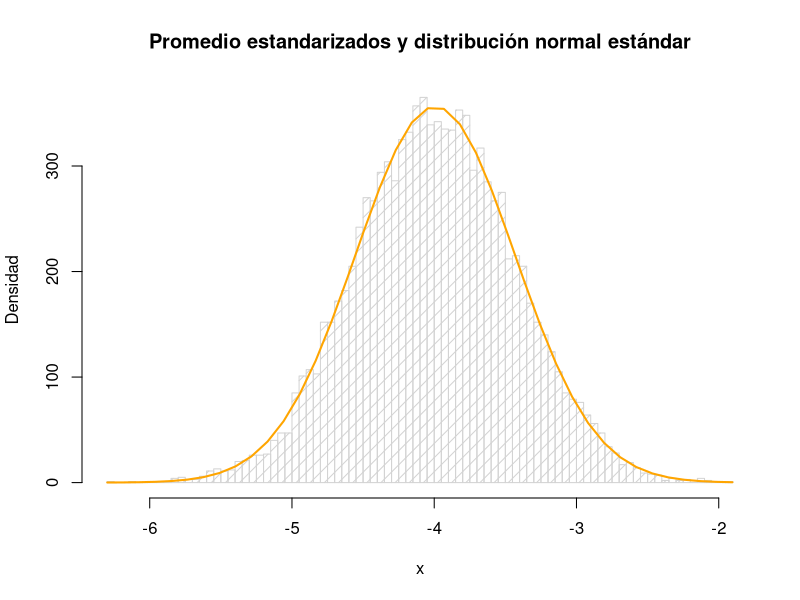

Source code (R): (Note: this script raises an error after producing the figure.)
v = (1:10^4)


for(i in 1:10^4){
  z=rnorm(50, mean=-4, sd=4)
  z2 <- mean(z)
  v[i] <- z2
  
}


# Presentamos en un histograma los valores obtenidos
h <- hist(v, breaks = 100, density = 10,
          ylab = "Densidad", xlab = "x", main = "Promedio estandarizados y distribución normal estándar") 
xfit <- seq(min(v), max(v), length = 40) 
yfit <- dnorm(xfit, mean = mean(v), sd =sd(v)) 
yfit <- yfit * diff(h$mids[1:2]) * length(v) 
lines(xfit, yfit, col = "orange", lwd = 2)
# Por último agregamos una leyenda para visualizar claramente los resultados  
# y cambiamos la escala del eje
axis(1, at=s,las=1)
legend("topleft", 
       legend = c("Promedio estandarizado",
                  "Distribución normal estándar"),
       lty = 1, col = c("grey","orange"), lwd =1, box.lty =1)


# Sobre el histograma graficamos la densidad de la distribución normal estándar
lines(s, 
      dnorm(s, mean = -4, sd = 16),
      lty = 1, 
      lwd = 2)

polygon(s, 
        dnorm(s, mean = -4, sd = 16), 
        col = rgb(1, 0, 0, alpha = 0.5))
# Por último agregamos una leyenda para visualizar claramente los resultados  
# y cambiamos la escala del eje
axis(1, at=s,las=1)
legend("topleft", 
       legend = c("Promedio estandarizado",
                  "Distribución normal estándar"),
       lty = 1, col = c("grey","red"), lwd =1, box.lty =1)
#Parte c)
#10^4 intervalos de confianza con confianza 95%
n <- 50    # El tamaño válido de la muestra
media <- 32 # la media 
desv <- 6  # La desviación estándar. Datos históricos
nivelconfianza = 0.90

zsum.test(mean.x=32,sigma.x=6, n.x=50,conf.level=0.90)

# EJ 2
# A)
alfa = 0.01
sigma = 16
mu0 = -4
sqrt_n = sqrt(50)
z = pnorm(alfa/2)
no_rc = 0
for(i in v){
  rc = abs(i - mu0) > ((sigma * z * (alfa / 2)) / sqrt_n)
  if(rc) {
    no_rc = no_rc + 1
  }
}
# Propoción de rechazo
no_rc_prop = (no_rc / 10^4) 

# B)
mu0 = -4
x = rnorm(50, mean=-4, sd=sqrt(16))
x_techo = mean(x)
prop = 0
for(Xn in v){
  add_to_prop = abs(Xn - mu0) > abs(x_techo - mu0)
  if(add_to_prop){
    prop = prop + 1
  }
}

#X = numero de exitos de la muestra
prop.test(no_rc_prop,n=50,p=0.9, alternative='two.sided', conf.level = 0.95, correct= FALSE)


#C)
no = qnorm((abs(x_techo - mu0)*sqrt(50))/16)*2
